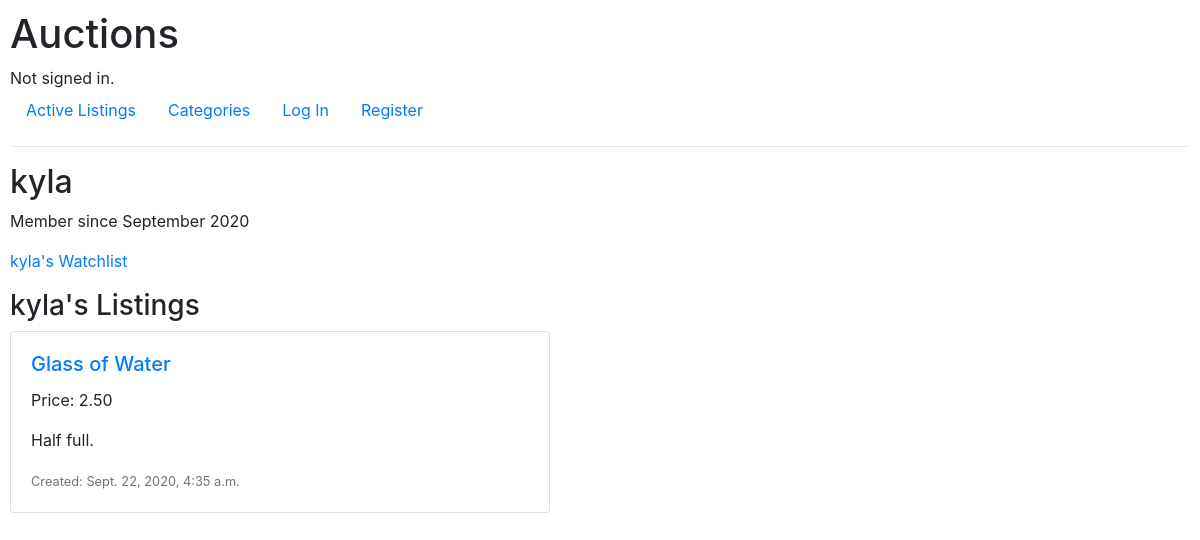
The app's page /user/kyla with its own data.
### auctions/models.py (models this page shows, shortened)
class User(AbstractUser):
    pass

class Listing(models.Model):
    CATEGORIES = [
        ('0', 'No Category'),
        ('1', 'Arts and Crafts'),
        ('2', 'Books'),
        ('3', 'DVDs and Movies'),
        ('4', 'Electronics'),
        ('5', 'Fashion'),
        ('6', 'Health and Beauty'),
        ('7', 'Home'),
        ('8', 'Music'),
        ('9', "Toys"),
        ('10', "Video Games")
    ]
    user = models.ForeignKey(User, on_delete=models.CASCADE, related_name="listings")
    title = models.CharField(max_length=60, blank=False)
    description = models.CharField(max_length=280, blank=False) # same as a tweet :)
    starting_price = models.DecimalField(decimal_places=2, max_digits=10, blank=False, validators=[MinValueValidator(0)])
    category = models.CharField(max_length=2, choices=CATEGORIES, default='0')
    image_link = models.URLField(blank=True, default="")
    creation_time = models.DateTimeField(auto_now_add=True)
    is_active = models.BooleanField(default=True, null=False)
    watchers = models.ManyToManyField('User', blank=True, related_name="watchlist")
    def get_price(self):
        price = self.bids.order_by('-amount').first()
        if price is None:
            price = self.starting_price
        else:
            price = price.amount
        return price

class Bid(models.Model):
    listing = models.ForeignKey(Listing, on_delete=models.CASCADE, related_name="bids", null=True)
    user = models.ForeignKey(User, on_delete=models.CASCADE, related_name="bids", null=True)
    amount = models.DecimalField(decimal_places=2, max_digits=10, blank=False, validators=[MinValueValidator(0)])
    time_placed = models.DateTimeField(auto_now_add=True)

### auctions/views.py (the view)
# urls.py: path("user/<str:username>", views.profile, name="profile"),
def profile(request, username):
    not_found = False
    if request.user.is_authenticated and request.user.username == username:
        is_my_profile = True
        username = request.user
    else:
        is_my_profile = False
        try:
            username = User.objects.get(username=username)
        except User.DoesNotExist:
            not_found = True
    return render(request, "auctions/profile.html", {
        "is_my_profile": is_my_profile,
        "not_found": not_found,
        "username": username,
        "listings": Listing.objects.filter(is_active=True, user=User.objects.get(username=username))
    })

### auctions/templates/auctions/profile.html (shortened to what this page needs)
{% extends "auctions/layout.html" %}
{% block body %}
    {% if not_found %}
        <h2>The user <strong>{{ username }}</strong> does not exist.</h2>
    {% else %}
        {% if is_my_profile %}
            <h2>My Profile</h2>
            <p>Member since {{ username.date_joined|date:'F Y' }}</p>
            <p>Username: {{ username.username }}</p>
            <p>Email: {{ username.email }}</p>
            <h3>My Listings</h3>
        {% else %}
            <h2>{{ username.username }}</h2>
            <p>Member since {{ username.date_joined|date:'F Y' }}</p>
            <p><a href="{% url 'watchlist' username.username %}">{{ username.username }}'s Watchlist</a></p>
            <h3>{{ username.username }}'s Listings</h3>
        {% endif %}
        {% for item in listings %}
            <div class="card mb-3" style="max-width: 540px;">
                <div class="row no-gutters">
                    <div class="col-md-8">
                        <div class="card-body">
                            <h5 class="card-title"><a href="{% url 'listing' item.pk %}">{{ item.title }}</a></h5>
                            <p class="card-text">Price: {{ item.get_price }}</p>
                            <p class="card-text">{{ item.description }}</p>
                            <p class="card-text"><small class="text-muted">Created: {{ item.creation_time }}</small></p>
                        </div>
                    </div>
                </div>
            </div>
        {% endfor %}
    {% endif %}
{% endblock %}

### auctions/static/auctions/styles.css (style rules this page uses)
body { padding: 10px; }

### records on screen
User: username "kyla", date_joined "September 2020"
Listing: title "Glass of Water", get_price "2.50", description "Half full.", creation_time "Sept. 22, 2020, 4:35 a.m."
